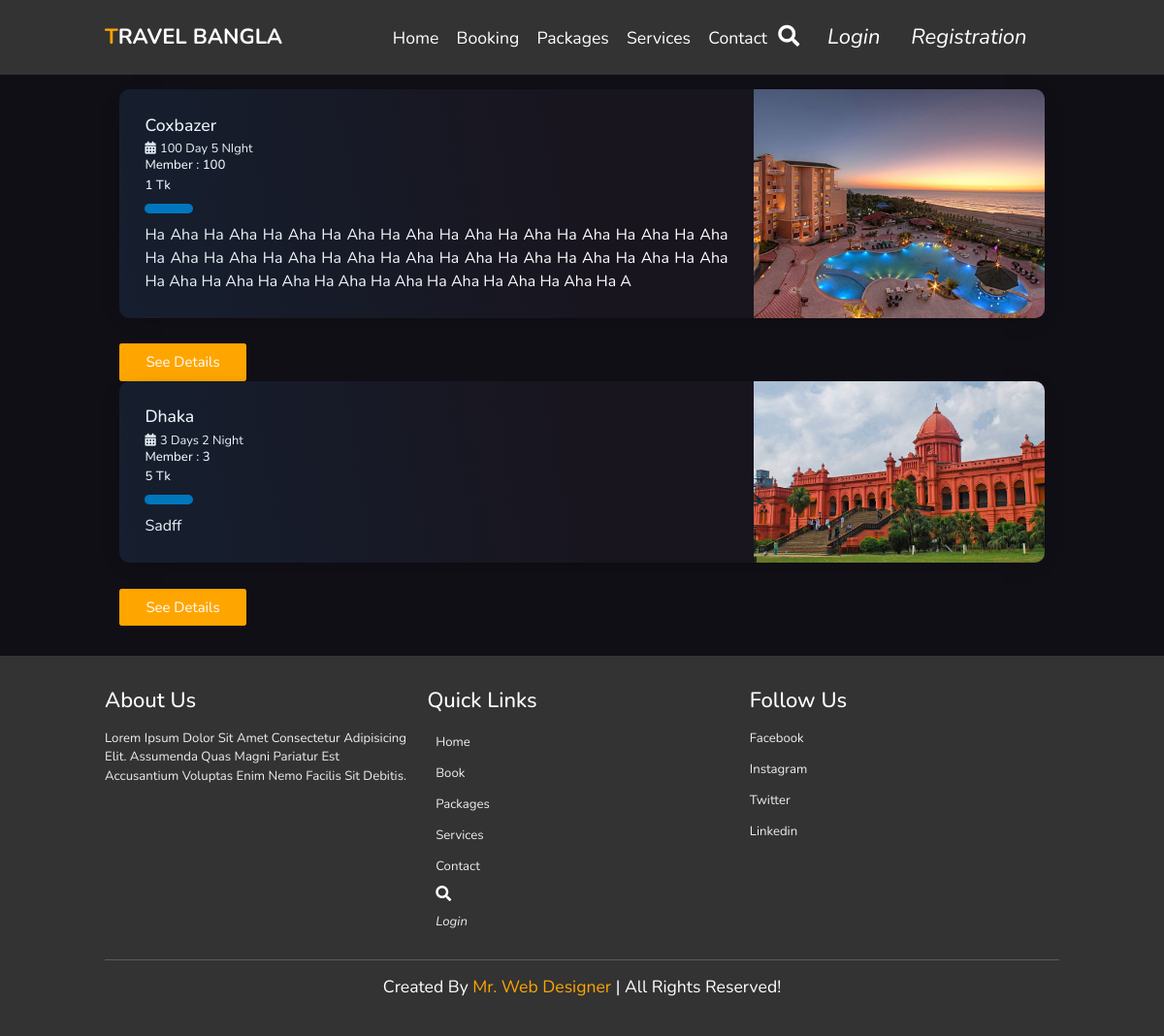
The page /package_place/Couple_Package/ on the database its author committed.
### home/models.py (models this page shows, shortened)
class PackageDetail_S(models.Model):
    package_item = models.ForeignKey(Packages, on_delete=models.CASCADE)
    place_name = models.CharField(max_length=80)
    image = models.ImageField(upload_to = "images")
    description = models.TextField(max_length=200)
    member= models.IntegerField()
    duration= models.CharField(max_length=250)
    price= models.IntegerField()

### home/views.py (the view)
# urls.py: path('package_place/<pk>/',views.package_place,name='package_place'),
def package_place(request,pk):
    package_items = PackageDetail_S.objects.filter(package_item=pk)
    context = {'package_item':package_items}
    return render (request,'packages_place.html',context)

### home/templates/packages_place.html (shortened to what this page needs)
{% extends "base.html" %}
{% load static %}
{% block content %}
<link rel="stylesheet" type="text/css" href="{% static 'css/packages_place.css' %}">
  <section class="dark">
	<div class="container py-4">
		<h1 class="h1 text-center" id="pageHeaderTitle">My Cards Dark</h1>
    {% for i in package_item %}
		<article class="postcard dark blue">
			<a class="postcard__img_link" href="#">
				<img class="postcard__img" src="{{i.image.url}}" alt="Image Title" />
			</a>
			<div class="postcard__text">
				<h1 class="postcard__title blue"><a href="#">{{i.place_name}}</a></h1>
				<div class="postcard__subtitle small">
						<i class="fas fa-calendar-alt mr-2"></i>{{i.duration}}
            <h4>Member : {{i.member}}</h4>
            <h4>{{i.price}} tk</h4>
				</div>
				<div class="postcard__bar"></div>
				<div class="postcard__preview-txt">{{i.description}}</div>
			</div>
		</article>
    <a href="{%url 'package_details_place' i.pk %}"><button  class="btn">See Details</button></a>
    {% endfor %}
	</div>
</section>
{% endblock content %}

### home/static/css/style.css (style rules this page uses)
:root { --orange:#ffa500; }
* { font-family: 'Nunito', sans-serif; margin:0; padding:0; box-sizing: border-box; text-transform: capitalize; outline: none; border:none; text-decoration: none; transition: all .2s linear; }
html { font-size: 62.5%; overflow-x: hidden; scroll-padding-top: 6rem; scroll-behavior: smooth; }
section { padding:2rem 9%; }
.btn { display: inline-block; margin-top: 1rem; background:var(--orange); color:#fff; padding:.8rem 3rem; border:.2rem solid var(--orange); cursor: pointer; font-size: 1.7rem; }
@media (max-width:1200px) { html { font-size: 55%; } }

### home/static/css/packages_place.css (style rules this page uses)
body { font-family: "Baloo 2", cursive; font-size: 16px; color: #ffffff; text-rendering: optimizeLegibility; font-weight: initial; }
.dark { background: #110f16; }
a, a:hover { text-decoration: none; transition: color 0.3s ease-in-out; }
#pageHeaderTitle { margin: 2rem 0; text-transform: uppercase; text-align: center; font-size: 2.5rem; }
.postcard { flex-wrap: wrap; display: flex; box-shadow: 0 4px 21px -12px rgba(0, 0, 0, 0.66); border-radius: 10px; margin: 0 0 2rem 0; overflow: hidden; position: relative; color: #ffffff; }
.postcard.dark { background-color: #18151f; }
.postcard a { color: inherit; }
.postcard h1, .postcard .h1 { margin-bottom: 0.5rem; font-weight: 500; line-height: 1.2; }
.postcard .small { font-size: 80%; }
.postcard .postcard__title { font-size: 1.75rem; }
.postcard .postcard__img { max-height: 180px; width: 100%; object-fit: cover; position: relative; }
.postcard .postcard__img_link { display: contents; }
.postcard .postcard__bar { width: 50px; height: 10px; margin: 10px 0; border-radius: 5px; background-color: #424242; transition: width 0.2s ease; }
.postcard .postcard__preview-txt { overflow: hidden; text-overflow: ellipsis; text-align: justify; height: 100%; }
.postcard:before { content: ""; position: absolute; top: 0; right: 0; bottom: 0; left: 0; background-image: linear-gradient(-70deg, #424242, transparent 50%); opacity: 1; border-radius: 10px; }
@media screen and (min-width: 769px) { .postcard { flex-wrap: inherit; } }
@media screen and (min-width: 769px) { .postcard .postcard__title { font-size: 2rem; } }
@media screen and (min-width: 769px) { .postcard .postcard__img { max-width: 300px; max-height: 100%; transition: transform 0.3s ease; } }
@media screen and (min-width: 769px) { .postcard .postcard__text { padding: 3rem; width: 100%; } }
@media screen and (min-width: 769px) { .postcard:nth-child(2n+0) { flex-direction: row-reverse; } }
@media screen and (min-width: 769px) { .postcard:nth-child(2n+0) .postcard__text::before { right: -12px !important; transform: rotate(-4deg); } }
.blue .postcard__bar { background-color: #0076bd; }
.blue::before { background-image: linear-gradient(-30deg, rgba(0, 118, 189, 0.1), transparent 50%); }
.blue:nth-child(2n)::before { background-image: linear-gradient(30deg, rgba(0, 118, 189, 0.1), transparent 50%); }
@media screen and (min-width: 769px) { .blue::before { background-image: linear-gradient(-80deg, rgba(0, 118, 189, 0.1), transparent 50%); } }
@media screen and (min-width: 769px) { .blue:nth-child(2n)::before { background-image: linear-gradient(80deg, rgba(0, 118, 189, 0.1), transparent 50%); } }

### rows shown on the page
PackageDetail_S: image (picture), place_name "Coxbazer", duration "100 Day 5 NIght", member "100", price "1", description "Ha Aha Ha Aha Ha Aha Ha Aha Ha Aha Ha Aha Ha Aha Ha Aha Ha Aha Ha Aha Ha Aha Ha Aha Ha Aha Ha Aha Ha Aha Ha Aha Ha Aha Ha Aha Ha Aha Ha Aha Ha Aha Ha Aha Ha Aha Ha Aha Ha Aha Ha Aha Ha Aha Ha Aha Ha A"
PackageDetail_S: image (picture), place_name "Dhaka", duration "3 Days 2 Night", member "3", price "5", description "Sadff"
